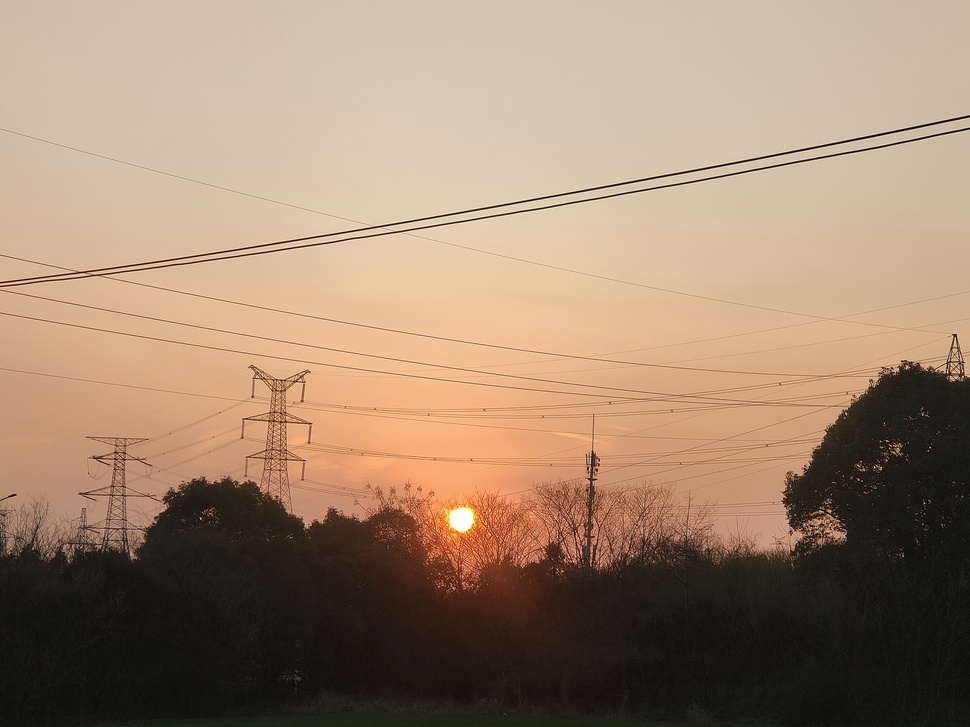
#> input picture images/example.jpg, 970 x 727 px, shrunk from 4000 x 3000 before the run, found by its file name
$ python cv2_example.py
#> lines starting #> are read from the running program, lines starting #| are printed output that depends on the picture; after the words box and inside, x2 and y2 are one past the last pixel; in counts of white or black regions, pixels touching at a corner belong together
import cv2
import matplotlib.pyplot as plt

# 读取图像
image = cv2.imread("images/example.jpg")
#> image is the input picture: shape (727, 970, 3); mean B, G, R 111.1, 133.5, 158.8

# 转为灰度
gray = cv2.cvtColor(image, cv2.COLOR_BGR2GRAY)
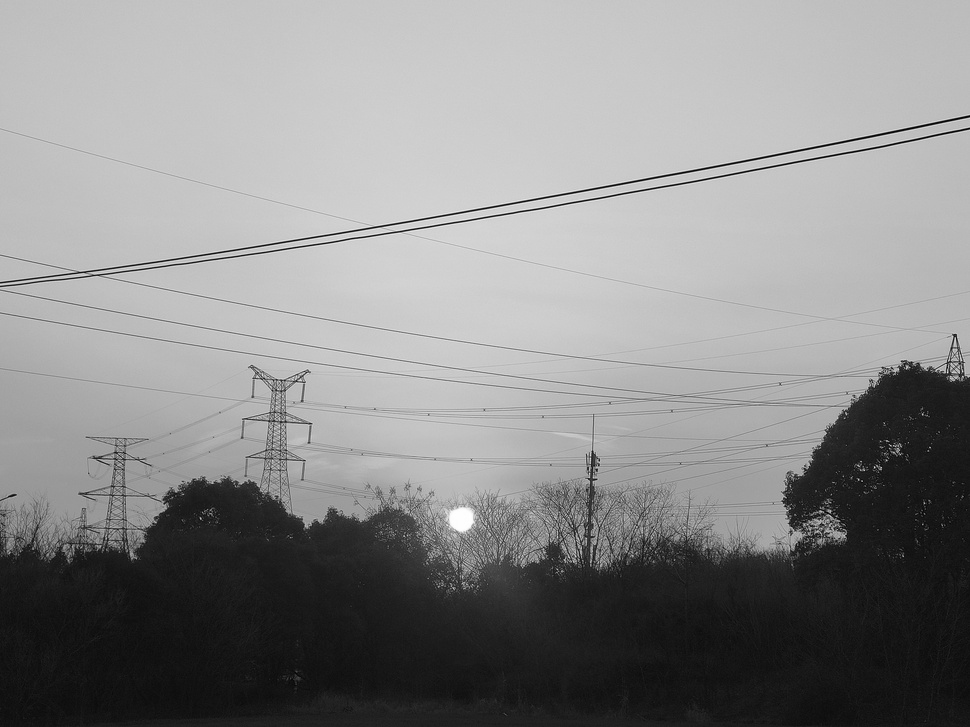
#> gray: shape (727, 970); min 1, max 255, mean 138.5

# 高斯模糊
blur = cv2.GaussianBlur(gray, (5, 5), 0)

# 边缘检测
edges = cv2.Canny(blur, 50, 150)
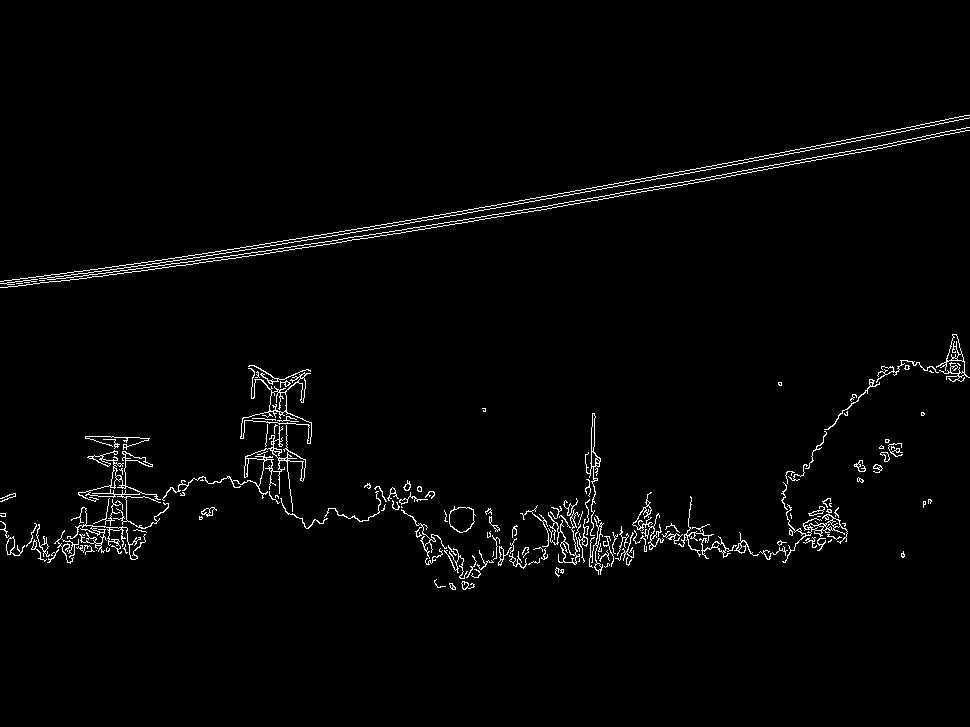
#> edges: shape (727, 970); 2% white in thin lines or dots, all inside (x1, y1, x2, y2) = (0, 115, 970, 590)

# 显示结果
plt.figure(figsize=(10, 7))
plt.subplot(131), plt.imshow(gray, cmap="gray"), plt.title("Gray Image")
plt.subplot(132), plt.imshow(blur, cmap="gray"), plt.title("Blur Image")
plt.subplot(133), plt.imshow(edges, cmap="gray"), plt.title("Edges")
plt.show()
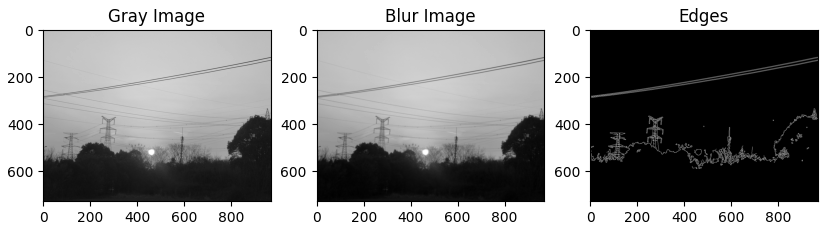
#> figure drawn by matplotlib, 3 panels
